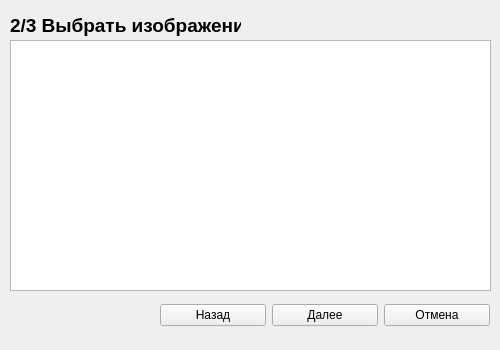
<?xml version="1.0" encoding="UTF-8"?>
<ui version="4.0">
 <class>ImporterSelectScreen</class>
 <widget class="QWidget" name="ImporterSelectScreen">
  <property name="geometry">
   <rect>
    <x>0</x>
    <y>0</y>
    <width>500</width>
    <height>350</height>
   </rect>
  </property>
  <property name="minimumSize">
   <size>
    <width>500</width>
    <height>350</height>
   </size>
  </property>
  <property name="maximumSize">
   <size>
    <width>500</width>
    <height>350</height>
   </size>
  </property>
  <property name="baseSize">
   <size>
    <width>500</width>
    <height>350</height>
   </size>
  </property>
  <property name="windowTitle">
   <string>Import DICOM</string>
  </property>
  <widget class="QWidget" name="horizontalLayoutWidget">
   <property name="geometry">
    <rect>
     <x>160</x>
     <y>290</y>
     <width>330</width>
     <height>51</height>
    </rect>
   </property>
   <layout class="QHBoxLayout" name="navigateLayout">
    <item>
     <widget class="QPushButton" name="backButton">
      <property name="text">
       <string>Назад</string>
      </property>
     </widget>
    </item>
    <item>
     <widget class="QPushButton" name="forwardButton">
      <property name="text">
       <string>Далее</string>
      </property>
     </widget>
    </item>
    <item>
     <widget class="QPushButton" name="cancelButton">
      <property name="text">
       <string>Отмена</string>
      </property>
     </widget>
    </item>
   </layout>
  </widget>
  <widget class="QLabel" name="labelTitle">
   <property name="geometry">
    <rect>
     <x>10</x>
     <y>10</y>
     <width>231</width>
     <height>31</height>
    </rect>
   </property>
   <property name="font">
    <font>
     <pointsize>14</pointsize>
     <italic>false</italic>
     <bold>true</bold>
     <underline>false</underline>
     <strikeout>false</strikeout>
    </font>
   </property>
   <property name="text">
    <string>2/3 Выбрать изображение</string>
   </property>
  </widget>
  <widget class="QTableWidget" name="tableWidget">
   <property name="geometry">
    <rect>
     <x>10</x>
     <y>40</y>
     <width>481</width>
     <height>251</height>
    </rect>
   </property>
  </widget>
 </widget>
 <resources/>
 <connections/>
</ui>
